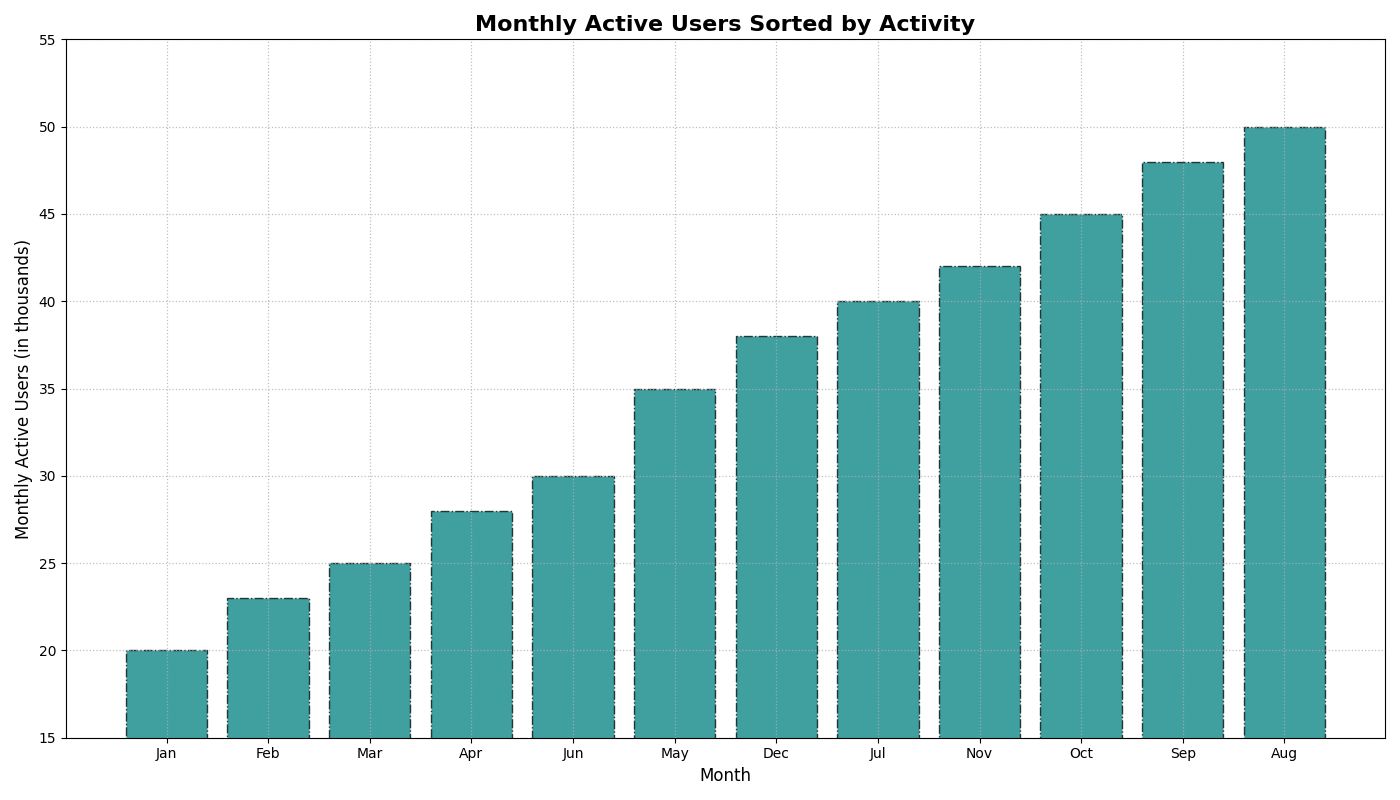

Generate this figure with Python:
import matplotlib.pyplot as plt
import numpy as np

months = np.array(['Jan', 'Feb', 'Mar', 'Apr', 'May', 'Jun', 'Jul', 'Aug', 'Sep', 'Oct', 'Nov', 'Dec'])
average_users = np.array([20, 23, 25, 28, 35, 30, 40, 50, 48, 45, 42, 38])

sorted_indices = np.argsort(average_users)
months_sorted = months[sorted_indices]
average_users_sorted = average_users[sorted_indices]

plt.figure(figsize=(14, 8))

plt.bar(months_sorted, average_users_sorted, color='teal', alpha=0.75, edgecolor='black', linestyle='-.')

plt.title('Monthly Active Users Sorted by Activity', fontsize=16, fontweight='bold')
plt.xlabel('Month', fontsize=12)
plt.ylabel('Monthly Active Users (in thousands)', fontsize=12)

plt.ylim(15, 55)
plt.xticks(fontsize=10)
plt.yticks(np.arange(15, 60, 5), fontsize=10)

plt.grid(True, linestyle=':', linewidth=0.9, alpha=0.8)

plt.tight_layout()

plt.show()
